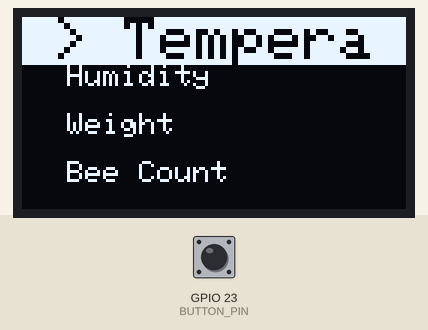
Bench run of a sketch on a simulated ESP32. On the bench: 128×64 one-colour display. Inputs (shaded band) come from the test bench; at power-on: GPIO 23 (BUTTON_PIN) HIGH. WiFi joins after 1.5 s; servers stay silent unless stated; the local clock reads 2024-03-15 10:24:30 at power-on unless the sketch sets it; what the sketch prints to the serial monitor is not drawn.

Above: at 3.3 s.
3.4 s: GPIO 23 (BUTTON_PIN) pulled LOW for 1 s
At 4.7 s:
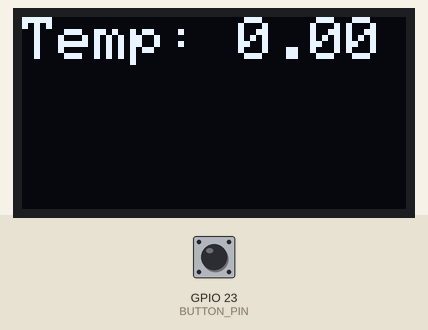
10.2 s: GPIO 23 (BUTTON_PIN) pulled LOW for 0.15 s
At 11.9 s:
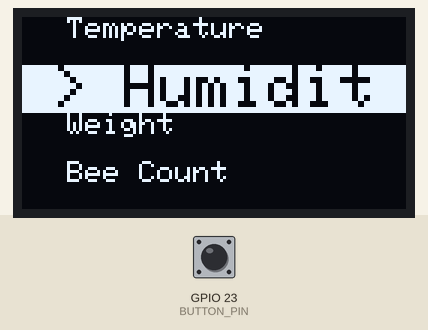
12.2 s: GPIO 23 (BUTTON_PIN) pulled LOW for 3.2 s
At 13.8 s:
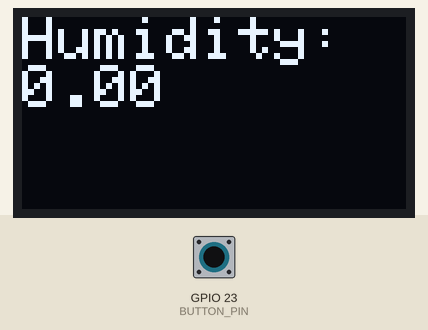
18.4 s: GPIO 23 (BUTTON_PIN) pulled LOW for 0.15 s
At 19.4 s:
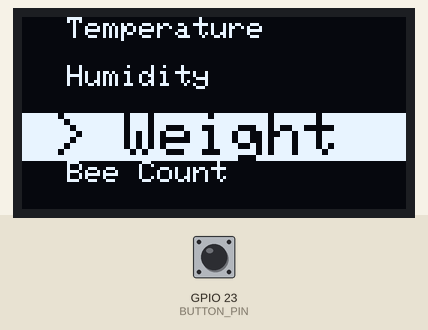
20.4 s: GPIO 23 (BUTTON_PIN) pulled LOW for 1 s
At 21.3 s:
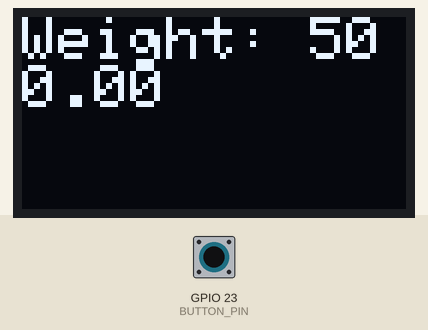
Timing chart, 0 to 23.4 s (numbered marks = the images above; inputs shaded):
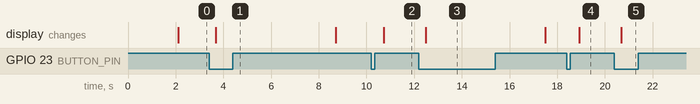

The sketch:

ESP32_WIFI.ino
```cpp
#include <WiFi.h>
#include <Firebase_ESP_Client.h>
#include "addons/TokenHelper.h"
#include "addons/RTDBHelper.h"
#include "time.h"
#include <ArduinoJson.h>

// Menu lib
#include <Adafruit_GFX.h>
#include <Adafruit_SSD1306.h>
#include "Button2.h"

#define BUTTON_PIN  23  // This is the pin that the physical button is attached to

Button2 button;

#define SCREEN_WIDTH 128
#define SCREEN_HEIGHT 64

// Declaration for an SSD1306 display connected to I2C (SDA, SCL pins)
Adafruit_SSD1306 display(SCREEN_WIDTH, SCREEN_HEIGHT, &Wire, -1);

int MainMenu = 0;
int menuOffset = 0;  // Keeps track of the current offset for scrolling
bool isSleeping = false;

String HomeMenu[]  = {
  "Temperature",
  "Humidity",
  "Weight",
  "Bee Count",
  "QR Code",
  "Sleep"
};

// This is the amount of items in the MAIN MENU
int const TotalHomeItems = sizeof(HomeMenu) / sizeof(HomeMenu[0]);
const int itemHeight = 16;  // Height of each menu item in pixels
const int visibleItems = SCREEN_HEIGHT / itemHeight;  // Number of items that fit on the screen

unsigned long lastActivity = 0;  // Track the last activity time
const unsigned long sleepTimeout = 10000;  // 10 seconds timeout


#define WIFI_SSID "SLT-LTE-WiFi-FA19"
#define WIFI_PASSWORD "7L0820N1043"
#define API_KEY "AIzaSyA6RyU5sX58C9uhyN1QYAvbMZhn8m3eP3Y"
#define DATABASE_URL "https://hivelink-abd1a-default-rtdb.asia-southeast1.firebasedatabase.app/"

// Insert Authorized Email and Corresponding Password
#define USER_EMAIL "user@gmail.com"
#define USER_PASSWORD "User@2002"

FirebaseData fbdo;
FirebaseAuth auth;
FirebaseConfig config;

// Variable to save USER UID
String uid;

String tempPath = "/temperature";
String humPath = "/humidity";

// Database main path (to be updated in setup with the user UID)
String databasePath;
// Parent Node (to be updated in every loop)
String parentPath;

int timestamp;

FirebaseJson json;

const char* ntpServer = "pool.ntp.org";

float temperature;
float humidity;
float weight = 500;
int count = 404;

// Timer variables (send new readings every three minutes)
unsigned long sendDataPrevMillis = 0;
unsigned long timerDelay = 1000;

// Initialize WiFi
void initWiFi() {
  WiFi.begin(WIFI_SSID, WIFI_PASSWORD);
  Serial.print("Connecting to WiFi ..");
  while (WiFi.status() != WL_CONNECTED) {
    Serial.print('.');
    delay(1000);
  }
  Serial.println(WiFi.localIP());
  Serial.println();
}

// Function that gets current epoch time
unsigned long getTime() {
  time_t now;
  struct tm timeinfo;
  if (!getLocalTime(&timeinfo)) {
    //Serial.println("Failed to obtain time");
    return (0);
  }
  time(&now);
  return now;
}

void setup() {
  Serial.begin(9600);  // Initialize Serial at 9600 baud rate

  initWiFi();
  configTime(0, 0, ntpServer);

  // Assign the api key (required)
  config.api_key = API_KEY;

  // Assign the user sign in credentials
  auth.user.email = USER_EMAIL;
  auth.user.password = USER_PASSWORD;

  // Assign the RTDB URL (required)
  config.database_url = DATABASE_URL;

  Firebase.reconnectWiFi(true);
  fbdo.setResponseSize(4096);

  // Assign the callback function for the long running token generation task */
  config.token_status_callback = tokenStatusCallback;  //see addons/TokenHelper.h

  // Assign the maximum retry of token generation
  config.max_token_generation_retry = 5;

  // Initialize the library with the Firebase authen and config
  Firebase.begin(&config, &auth);

  // Getting the user UID might take a few seconds
  Serial.println("Getting User UID");
  while ((auth.token.uid) == "") {
    Serial.print('.');
    delay(1000);
  }
  // Print user UID
  uid = auth.token.uid.c_str();
  Serial.print("User UID: ");
  Serial.println(uid);

  // Update database path
  databasePath = "/UsersData/" + uid + "/Hive-01";

  delay(50);

  button.begin(BUTTON_PIN);

  button.setClickHandler(click);
  button.setLongClickDetectedHandler(longClick);
  button.setDoubleClickHandler(doubleClick);

  if (!display.begin(SSD1306_SWITCHCAPVCC, 0x3C)) { // Address 0x3D for 128x64
    Serial.println(F("SSD1306 allocation failed"));
    for (;;);
  }

  // Start by showing the MAIN MENU
  showMenu();
  lastActivity = millis();  // Initialize last activity time
}

void loop() {
  if (Serial.available() > 0) {
    String jsonString = Serial.readStringUntil('\n');  // Read data until newline character

    // Parse the JSON string
    StaticJsonDocument<200> doc;
    DeserializationError error = deserializeJson(doc, jsonString);

    if (error) {
      Serial.print(F("deserializeJson() failed: "));
      Serial.println(error.f_str());
      return;
    }

    // Extract values
    temperature = doc["temperature"];
    humidity = doc["humidity"];

    // Send new readings to database
    if (Firebase.ready() && (millis() - sendDataPrevMillis > timerDelay || sendDataPrevMillis == 0)) {
      sendDataPrevMillis = millis();

      //Get current timestamp
      timestamp = getTime();
      Serial.print("time: ");
      Serial.println(timestamp);

      parentPath = databasePath + "/" + String(timestamp);

      json.set(tempPath.c_str(), float(temperature));
      json.set(humPath.c_str(), float(humidity));
      Serial.printf("Set json... %s\n", Firebase.RTDB.setJSON(&fbdo, parentPath.c_str(), &json) ? "ok" : fbdo.errorReason().c_str());
    }
  }

  button.loop();
  if (!isSleeping && (millis() - lastActivity > sleepTimeout)) {
    enterSleepMode();
  }
}

// OLED menu
void showMenu() {
  if (isSleeping) return;  // Do not update the display if in sleep mode

  Serial.println("Request to showMenu");

  display.clearDisplay();
  display.setTextColor(WHITE);

  int yPosition = 0;  // Start at the top of the screen

  for (byte idx = menuOffset; idx < menuOffset + visibleItems; idx++) {
    if (idx >= TotalHomeItems) {
      break;  // Stop if we've reached the end of the menu items
    }

    if (MainMenu == idx) {
      display.setTextSize(2);
      display.setCursor(10, yPosition);
      display.fillRect(0, yPosition, SCREEN_WIDTH, itemHeight, WHITE);
      display.setTextColor(BLACK);
      display.print("> ");
      display.print(HomeMenu[idx]);
      display.setTextColor(WHITE);
    } else {
      display.setTextSize(1);
      display.setCursor(15, yPosition);
      display.print(HomeMenu[idx]);
    }
    yPosition += itemHeight;  // Move down by the height of each item
  }

  display.display();
}

void click(Button2& btn) {
  if (isSleeping) {
    wakeUp();
    return;
  }

  MainMenu++;
  if (MainMenu >= TotalHomeItems) {
    MainMenu = 0;
  }

  if (MainMenu >= menuOffset + visibleItems) {
    menuOffset++;
  }

  if (MainMenu < menuOffset) {
    menuOffset = MainMenu;
  }

  showMenu();
  lastActivity = millis();  // Update last activity time
}

// Define what a long press will do
void longClick(Button2& btn) {
  if (isSleeping) {
    wakeUp();
    return;
  }

  display.clearDisplay();
  display.setTextColor(WHITE);
  display.setCursor(0, 0);
  display.setTextSize(2);

  if (MainMenu == 0) {
    Serial.println("LONG PRESS - TEMPERATURE");
    display.print("Temp: ");
    display.println(temperature);
  } else if (MainMenu == 1) {
    Serial.println("LONG PRESS - HUMIDITY");
    display.print("Humidity: ");
    display.println(humidity);
  } else if (MainMenu == 2) {
    Serial.println("LONG PRESS - WEIGHT");
    display.print("Weight: ");
    display.println(weight);
  } else if (MainMenu == 3) {
    Serial.println("LONG PRESS - BEE COUNT");
    display.print("Count: ");
    display.println(count);
  } else if (MainMenu == 4) {
    Serial.println("LONG PRESS - QR");
    display.print("QR Code");
  } else if (MainMenu == 5) {
    Serial.println("LONG PRESS - SLEEP");
    enterSleepMode();
    return;
  }

  display.display();
  delay(5000); // Display the information for 5 seconds

  showMenu();
  lastActivity = millis();  // Update last activity time
}

void doubleClick(Button2& btn) {
  MainMenu = 0;
  menuOffset = 0;
  showMenu();
  lastActivity = millis();  // Update last activity time
}

void enterSleepMode() {
  Serial.println("Entering sleep mode");
  display.ssd1306_command(SSD1306_DISPLAYOFF);
  isSleeping = true;
}

void wakeUp() {
  Serial.println("Waking up from sleep mode");
  display.ssd1306_command(SSD1306_DISPLAYON);
  isSleeping = false;
  MainMenu = 0;        // Reset MainMenu to start from the beginning
  menuOffset = 0;      // Reset menuOffset to display from the top
  showMenu();          // Update the main menu upon waking up
  lastActivity = millis();  // Update last activity time
}
```

Measured:
- after the input at 3.4 s, the display: changes after 0.28 s (image 1)
- after the input at 10.2 s, the display: changes after 0.53 s (image 2)
- after the input at 12.2 s, the display: changes after 0.28 s (image 3)
- after the input at 18.4 s, the display: changes after 0.53 s (image 4)
- after the input at 20.4 s, the display: changes after 0.28 s (image 5)
